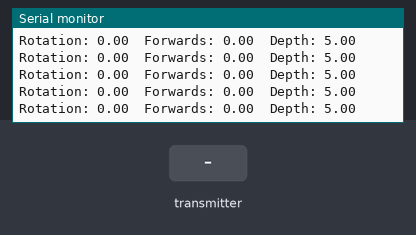
The program below on a simulated Arduino Uno, built with avr-gcc and run on an emulated ATmega328P. On the bench: the last lines printed to the serial monitor. Inputs (shaded band) come from the test bench.

Above: at 1.2 s.
1.3 s: the transmitter starts sending readChannel.0 = 1000
At 1.58 s:
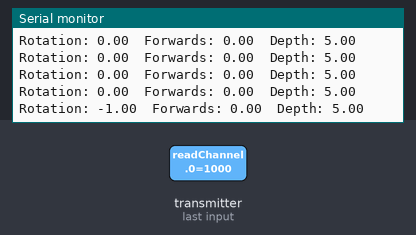
2.8 s: the transmitter starts sending readChannel.1 = 1000
At 3.01 s:
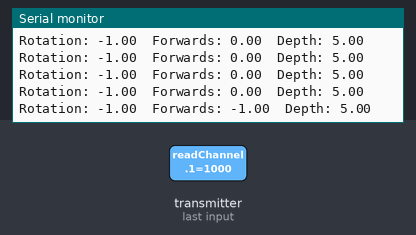
4.3 s: the transmitter starts sending readChannel.2 = 1000
At 4.63 s:
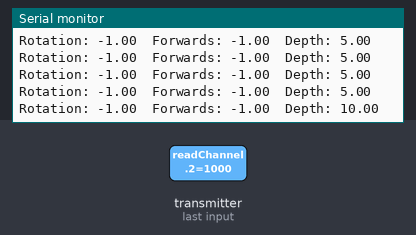
5.8 s: the transmitter starts sending readChannel.0 = 1250
At 6.05 s:
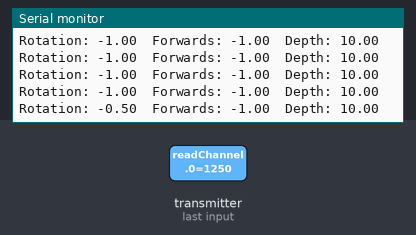
7.3 s: the transmitter starts sending readChannel.1 = 1250
At 7.48 s:
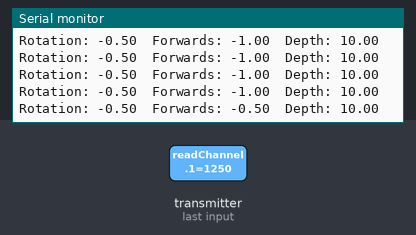
8.8 s: the transmitter starts sending readChannel.2 = 1250
At 9.1 s:
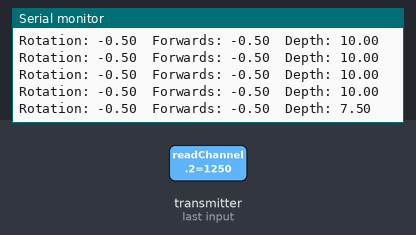
Timing chart, 0 to 11.3 s (numbered marks = the images above; inputs shaded):
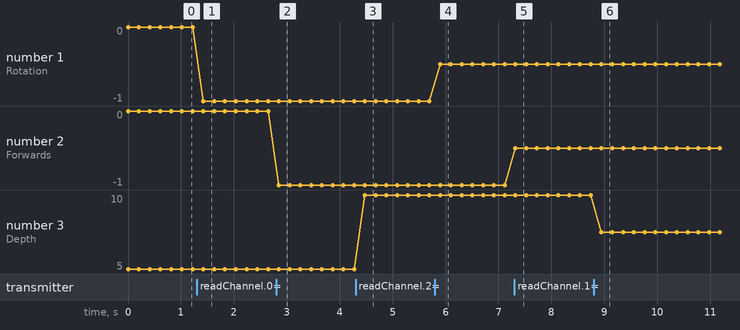

The program:

main.cpp
```cpp
#include <Arduino.h>
#include <IBusBM.h>

// https://platformio.org/lib/show/6248/IBusBM/examples
IBusBM IBus; // IBus object

double serialToPower(int serialInput) {
  return serialInput / 500.0 - 3;
}

//serialInput is all 1000 to 2000
double forwardMovement(int serialInput) {
  double power = serialToPower(serialInput);
  //left_motor.setPower(rotation_power);
  //right_motor.setPower(rotation_power);
  return power;
}

double rotation(int serialInput) {
  double rotation_power = serialToPower(serialInput);
  //left_motor.setPower(-rotation_power);
  //right_motor.setPower(rotation_power);
  return rotation_power;
}

double depth(int serialInput) { //goes from 0 to 10 ft
  double depth = (serialInput - 2000) / -100.0;
  return depth;
}

void setup() {
  Serial.begin(115200);   // remove comment from this line if you change the Serial port in the next line

  IBus.begin(Serial);    // iBUS connected to Serial0 - change to Serial1 or Serial2 port when required

  Serial.println("Start IBus2PWM");
}

void loop() {
  // for(uint8_t i = 0; i < 10; ++i) {
  //   Serial.print(IBus.readChannel(i));
  //   Serial.print("\t");
  // }
  // Serial.println();

  Serial.print("Rotation: ");
  Serial.print(rotation(IBus.readChannel(0)));
  Serial.print('\t');

  Serial.print("Forwards: ");
  Serial.print(forwardMovement(IBus.readChannel(1)));
  Serial.print('\t');

  Serial.print("Depth: ");
  Serial.print(depth(IBus.readChannel(2)));
  Serial.println();
  delay(200);

}
```

Measured:
- after the input at 1.3 s, the serial monitor: prints a new line after 0.13 s (image 1)
- after the input at 2.8 s, the serial monitor: prints a new line after 0.05 s (image 2)
- after the input at 4.3 s, the serial monitor: prints a new line after 0.17 s (image 3)
- after the input at 5.8 s, the serial monitor: prints a new line after 0.10 s (image 4)
- after the input at 7.3 s, the serial monitor: prints a new line at once (image 5)
- after the input at 8.8 s, the serial monitor: prints a new line after 0.15 s (image 6)
- plotted number 1: 0 → -1 after the input at 1.3 s, -1 → -0.5 after the input at 5.8 s
- plotted number 3: 5 → 10 after the input at 4.3 s, 10 → 7.5 after the input at 8.8 s
